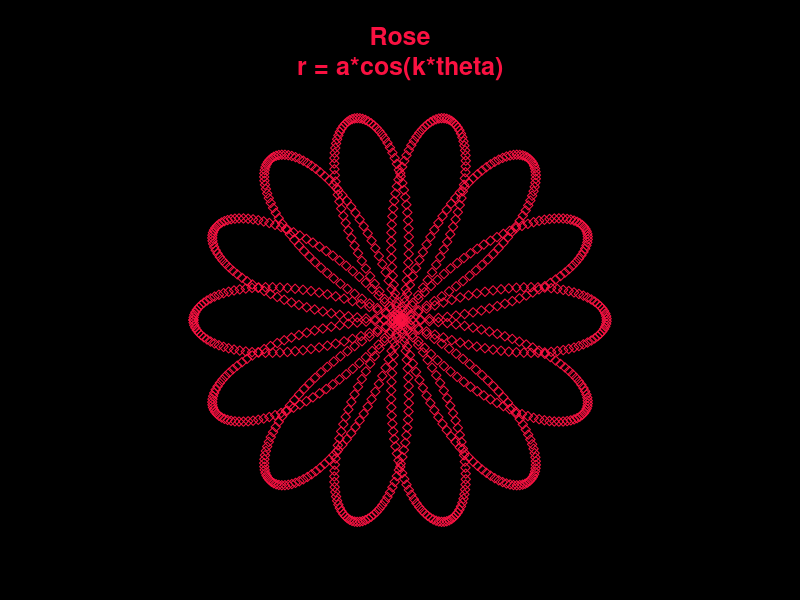

Generate this figure with R:
roseX <- function(theta, a, n, d) {
  k <- n/d
  return(a*cos(k*theta)*cos(theta))
}
roseY <- function(theta, a, n, d) {
  k <- n/d
  return(a*sin(k*theta)*cos(theta))
}
rose <- function(a=1, n=1, d=1) {
  #' Cartesian coordinates for rose
  #'
  #' @param a Scale factor, radius of rose.
  #' @param n
  #' @param d
  #'
  #' @references Rose (mathematics), https://en.m.wikipedia.org/wiki/Rose_(mathematics)
  theta <- seq(-d*pi, d*pi, length.out = 1000)
  x <- roseX(theta, a, n, d)
  y <- roseY(theta, a, n, d)
  return(matrix(c(x, y), ncol = 2))
}





xy <- rose(a = 1, n = 2, d = 7)

# png("rose.png", family = "mono")
par(mar = c(3, 1, 5, 1) + 0.1,
    cex.main = 1.5,
    bg = "#000000", col.main = "#fa1141")
plot(xy,
     asp = 1, axes = FALSE,
     xlab = "", ylab = "",
     xlim = range(xy[,1]),
     ylim = range(xy[,2]),
     main = "Rose\nr = a*cos(k*theta)",
     col = "#fa1141", pch = 23)
# dev.off()